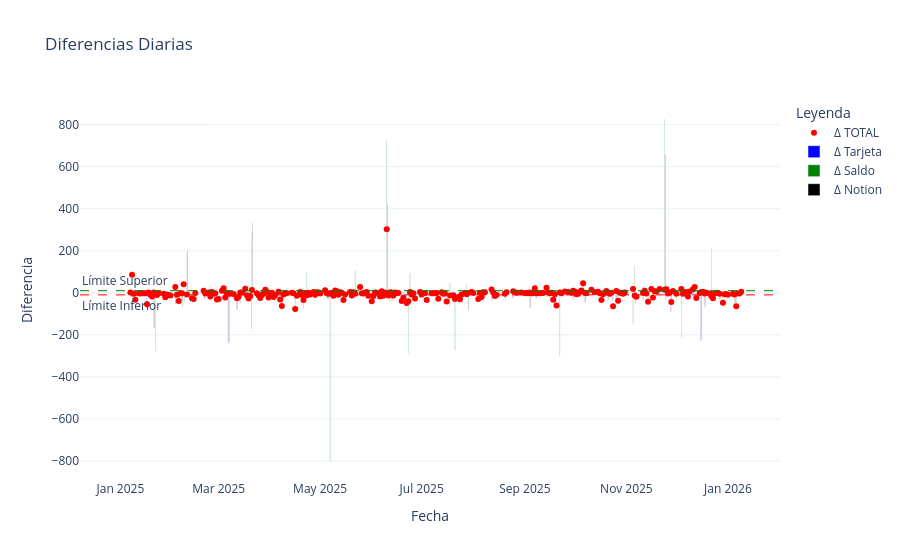

Notebook cell for this chart:
### Code cell
graficar_diferencias(df_dif_desc)

### Figure 1 — Plotly figure (JSON) as saved in the notebook; plotly's stock layout.template omitted (floating-point values rounded to 4 significant figures; data arrays with more than 128 entries replaced by an {"elided": "..."} marker saying what was removed)
{"data": [{"hovertemplate": "<b>%{x}</b><br>Valor: %{y}<br>Descripción: %{text}", "line": {"color": "red"}, "mode": "markers", "name": "Δ TOTAL", "text": {"elided": "277 str values"}, "type": "scatter", "x": {"elided": "277 str values"}, "y": {"elided": "277 float values"}}, {"hovertemplate": "<b>%{x}</b><br>Tarjeta: %{y}<br>Descripción: %{text}", "marker": {"color": "blue"}, "name": "Δ Tarjeta", "text": {"elided": "277 str values"}, "type": "bar", "x": {"elided": "277 str values"}, "y": {"elided": "277 float values"}}, {"hovertemplate": "<b>%{x}</b><br>Saldo: %{y}<br>Descripción: %{text}", "marker": {"color": "green"}, "name": "Δ Saldo", "text": {"elided": "277 str values"}, "type": "bar", "x": {"elided": "277 str values"}, "y": {"elided": "277 float values"}}, {"marker": {"color": "black"}, "name": "Δ Notion", "text": {"elided": "277 str values"}, "type": "bar", "x": {"elided": "277 str values"}, "y": {"elided": "277 float values"}}], "layout": {"annotations": [{"showarrow": false, "text": "Límite Superior", "x": 0, "xanchor": "left", "xref": "x domain", "y": 10, "yanchor": "bottom", "yref": "y"}, {"showarrow": false, "text": "Límite Inferior", "x": 0, "xanchor": "left", "xref": "x domain", "y": -10, "yanchor": "top", "yref": "y"}], "legend": {"title": {"text": "Leyenda"}}, "shapes": [{"line": {"color": "green", "dash": "dash", "width": 1}, "type": "line", "x0": 0, "x1": 1, "xref": "x domain", "y0": 10, "y1": 10, "yref": "y"}, {"line": {"color": "red", "dash": "dash", "width": 1}, "type": "line", "x0": 0, "x1": 1, "xref": "x domain", "y0": -10, "y1": -10, "yref": "y"}], "title": {"text": "Diferencias Diarias"}, "xaxis": {"title": {"text": "Fecha"}}, "yaxis": {"title": {"text": "Diferencia"}}}}
